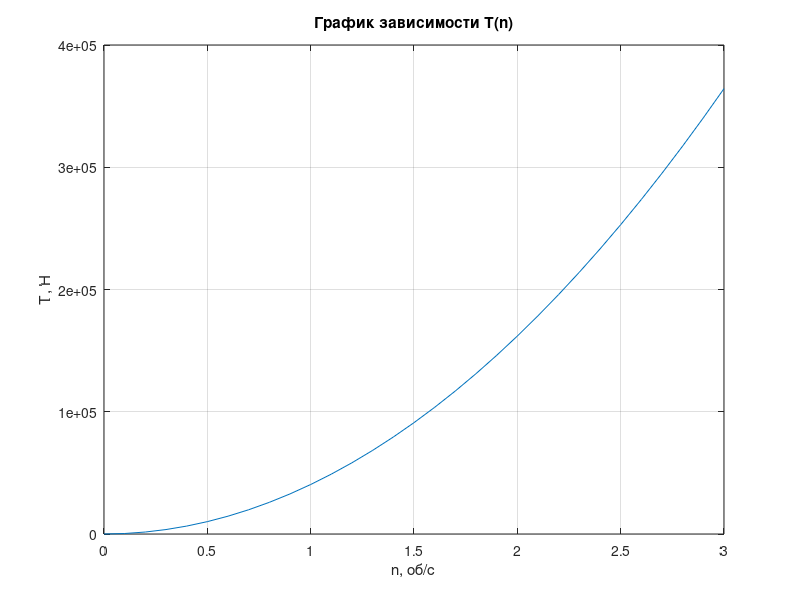

Here is the MATLAB script that generated this plot:
n = 0:0.1:3;
T = 40480.*(n.^2);
plot(n,T)
grid on, title('График зависимости T(n)')
xlabel('n, об/с'), ylabel('T, H')